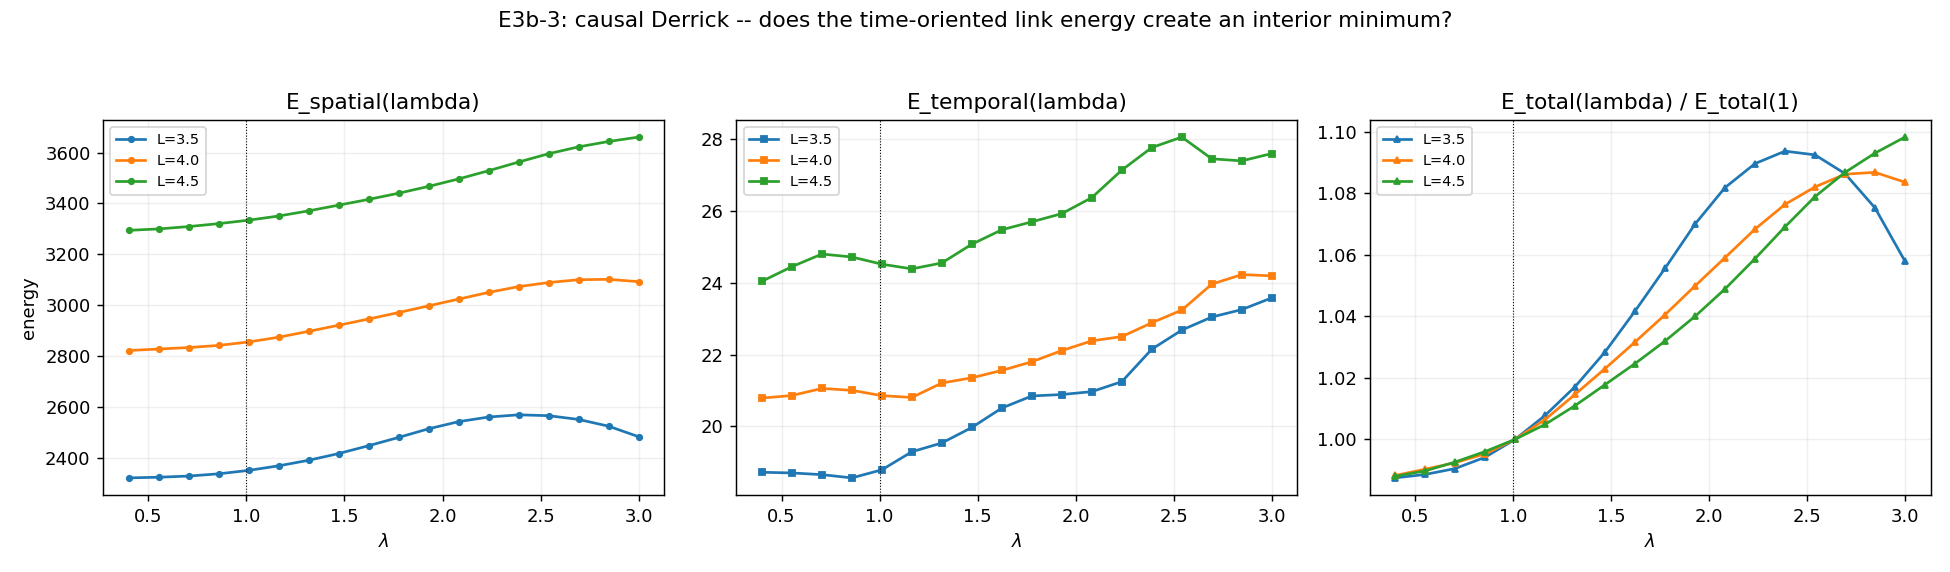

Here is the Python script that generated this plot:
"""E3b_3_derrick_causal.py -- the causal Derrick virial.

Charter E3b-3.  On the spatial cubic lattice (E3-2) the hedgehog had NO Derrick
minimum: E(lambda) ~ lambda, monotone, so the texture prefers to shrink (no
intrinsic scale).  The causal network adds time-oriented links; the question is
whether their energy supplies a counter-term.

Dilate the (finite-core) hedgehog spatially x -> (x-c)/lambda + c and split the
link energy by geometry:

    E_spatial(lambda)  : links with an appreciable spatial separation (dx > f*dt)
    E_temporal(lambda) : near-purely-temporal links (events almost co-located in
                         space, separated in time)
    E_total = E_spatial + E_temporal

If E_temporal carries an opposite lambda-trend it can create an interior minimum
(cone stabilisation).  Checked across substrate scales (charter V2: a genuine
minimum must persist under refinement, not be a finite-size artefact).

Anti-circularity: E is the bond functional; lambda is an artificial dilation; no
scale, no mass, no minimum is assumed -- the curve is measured and read off.
"""
from __future__ import annotations

import json
import time
from pathlib import Path

import numpy as np
import matplotlib
matplotlib.use("Agg")
import matplotlib.pyplot as plt  # noqa: E402

import e3b_core as e3b  # noqa: E402

OUT = Path(__file__).resolve().parent

RHO, T_BOX = 1.5, 3.0
CORE = 1.5
LAMBDAS = np.linspace(0.4, 3.0, 18)
# "refinement" = three substrate scales (spatial extent L); a real minimum must
# survive all three (charter V2).  Larger L at fixed rho = finer relative to core.
L_SCALES = [3.5, 4.0, 4.5]
SEEDS = [0, 1, 2, 3, 4]


def run_scale(L, seeds):
    Es, Et, Etot, Bs = [], [], [], []
    frac = []
    for sd in seeds:
        pts = e3b.sprinkle_causal(RHO, T_BOX, L, sd)
        sub = e3b.Substrate(pts)
        d = e3b.causal_derrick(sub, LAMBDAS, core=CORE)
        Es.append(d["E_spatial"]); Et.append(d["E_temporal"])
        Etot.append(d["E_total"]); Bs.append(d["B"])
        frac.append(d["frac_spatial_links"])
    Es = np.array(Es).mean(0); Et = np.array(Et).mean(0)
    Etot = np.array(Etot).mean(0); Bs = np.array(Bs).mean(0)
    return {"L": L, "E_spatial": Es, "E_temporal": Et, "E_total": Etot,
            "B": Bs, "frac_spatial_links": float(np.mean(frac))}


def analyse(curve):
    """Locate the minimiser of E_total over the lambda grid; an INTERIOR minimum
    means argmin is not at the boundary of the sampled range."""
    Etot = curve["E_total"]
    j = int(np.argmin(Etot))
    interior = 0 < j < len(LAMBDAS) - 1
    return {"lambda_star": float(LAMBDAS[j]), "interior_min": bool(interior),
            "argmin_index": j,
            "E_temporal_fraction": float(np.mean(curve["E_temporal"]) /
                                         np.mean(curve["E_total"]))}


def main():
    t0 = time.time()
    print("=" * 72)
    print("E3b-3 -- causal Derrick (spatial dilation, spatial vs temporal energy)")
    print("=" * 72)
    curves = {}
    diags = {}
    for L in L_SCALES:
        c = run_scale(L, SEEDS)
        curves[L] = c
        diags[L] = analyse(c)
        print(f"  L={L}: frac_spatial_links={c['frac_spatial_links']:.2f}  "
              f"E_temporal/E_total={diags[L]['E_temporal_fraction']:.1%}  "
              f"lambda*={diags[L]['lambda_star']:.2f}  "
              f"interior_min={diags[L]['interior_min']}")

    any_interior = any(diags[L]["interior_min"] for L in L_SCALES)
    all_interior = all(diags[L]["interior_min"] for L in L_SCALES)
    # is E_total monotone increasing (collapse preferred, Derrick active)?
    mono = all(np.all(np.diff(curves[L]["E_total"]) > 0) for L in L_SCALES)
    print("-" * 72)
    if all_interior:
        verdict = ("E_total has an INTERIOR minimum at every scale -- the cone "
                   "stabilises the defect (Derrick defeated).")
    elif any_interior:
        verdict = ("E_total has an interior minimum at SOME scales only -- not a "
                   "robust minimum (finite-size, not a true intrinsic scale).")
    else:
        verdict = ("NO interior minimum at any scale: E_total decreases toward small "
                   "lambda (the defect still prefers to shrink). E_temporal is a tiny "
                   "fraction of E_total and does NOT compensate E_spatial -- the "
                   "causal cone supplies no Derrick counter-term. Same outcome as the "
                   "spatial lattice (E3-2).")
    print(f"  E3b-3: {verdict}")
    print(f"  (E_total monotone-increasing in lambda at all scales: {mono})")
    print("=" * 72)

    payload = {
        "verdict": verdict, "any_interior_min": bool(any_interior),
        "all_interior_min": bool(all_interior), "E_total_monotone": bool(mono),
        "lambdas": LAMBDAS.tolist(),
        "curves": {str(L): {k: (v.tolist() if hasattr(v, "tolist") else v)
                            for k, v in curves[L].items()} for L in L_SCALES},
        "diagnostics": {str(L): diags[L] for L in L_SCALES},
        "config": {"rho": RHO, "T": T_BOX, "core": CORE, "L_scales": L_SCALES,
                   "seeds": SEEDS},
        "runtime_s": time.time() - t0,
        "timestamp_utc": time.strftime("%Y-%m-%dT%H:%M:%SZ", time.gmtime()),
    }
    (OUT / "E3b_3_derrick_causal.json").write_text(json.dumps(payload, indent=2, default=float))
    print(f"saved {OUT/'E3b_3_derrick_causal.json'}  ({payload['runtime_s']:.0f}s)")
    make_figure(curves)
    return payload


def make_figure(curves):
    fig, ax = plt.subplots(1, 3, figsize=(15, 4.4))
    for L in L_SCALES:
        c = curves[L]
        ax[0].plot(LAMBDAS, c["E_spatial"], "o-", ms=3, label=f"L={L}")
        ax[1].plot(LAMBDAS, c["E_temporal"], "s-", ms=3, label=f"L={L}")
        ax[2].plot(LAMBDAS, c["E_total"] / c["E_total"][np.argmin(np.abs(LAMBDAS - 1))],
                   "^-", ms=3, label=f"L={L}")
    ax[0].set_title("E_spatial(lambda)"); ax[1].set_title("E_temporal(lambda)")
    ax[2].set_title("E_total(lambda) / E_total(1)")
    for a in ax:
        a.axvline(1.0, color="k", ls=":", lw=0.6); a.set_xlabel(r"$\lambda$")
        a.legend(fontsize=8); a.grid(alpha=0.2)
    ax[0].set_ylabel("energy")
    fig.suptitle("E3b-3: causal Derrick -- does the time-oriented link energy "
                 "create an interior minimum?", fontsize=12)
    fig.tight_layout(rect=[0, 0, 1, 0.95])
    fig.savefig(OUT / "E3b_3_derrick_causal.png", dpi=130)
    print(f"saved {OUT/'E3b_3_derrick_causal.png'}")


if __name__ == "__main__":
    main()
